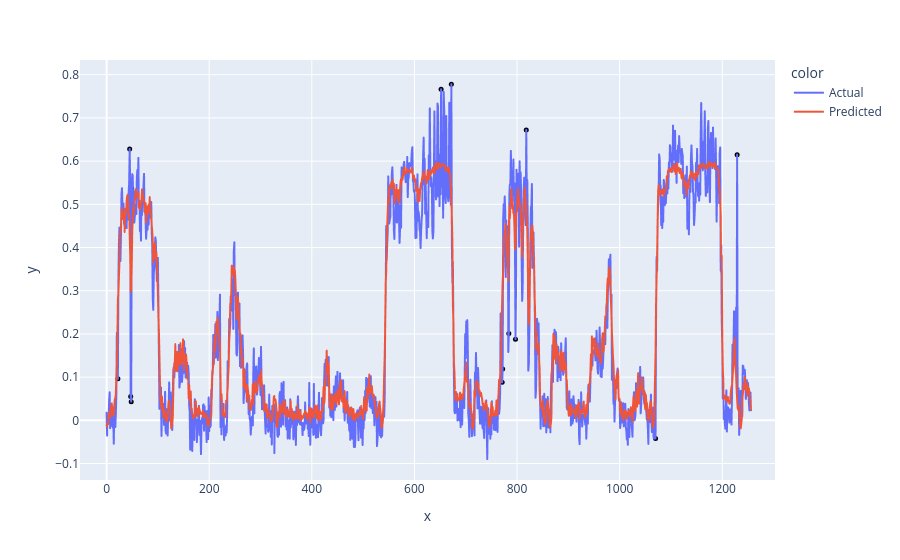

Write notebook code for a chart like this one.
### Code cell
noise = get_noise(X_test, 0.03)
predicted_load_test_noise = model.predict(X_test + noise)
display_prediction(X_test + noise, predicted_load_test_noise, 4,  mean, std, 2)

### Figure 1 — Plotly figure (JSON) as saved in the notebook; plotly's stock layout.template omitted (floating-point values rounded to 4 significant figures; data arrays with more than 128 entries replaced by an {"elided": "..."} marker saying what was removed)
{"data": [{"hovertemplate": "color=Actual<br>x=%{x}<br>y=%{y}<extra></extra>", "legendgroup": "Actual", "line": {"color": "#636efa", "dash": "solid"}, "marker": {"symbol": "circle"}, "mode": "lines", "name": "Actual", "showlegend": true, "type": "scattergl", "x": {"elided": "1257 int values"}, "xaxis": "x", "y": {"elided": "1257 float values"}, "yaxis": "y"}, {"hovertemplate": "color=Predicted<br>x=%{x}<br>y=%{y}<extra></extra>", "legendgroup": "Predicted", "line": {"color": "#EF553B", "dash": "solid"}, "marker": {"symbol": "circle"}, "mode": "lines", "name": "Predicted", "showlegend": true, "type": "scattergl", "x": {"elided": "1257 int values"}, "xaxis": "x", "y": {"elided": "1257 float values"}, "yaxis": "y"}, {"hovertemplate": "x=%{x}<br>y=%{y}<extra></extra>", "legendgroup": "", "marker": {"color": "black", "size": 5, "symbol": "circle"}, "mode": "markers", "name": "", "orientation": "v", "showlegend": false, "type": "scatter", "x": [22, 45, 47, 48, 49, 652, 672, 771, 772, 784, 797, 818, 1070, 1229], "xaxis": "x", "y": [0.09606, 0.6282, 0.05552, 0.04336, 0.5364, 0.7664, 0.7782, 0.08793, 0.1188, 0.2011, 0.188, 0.672, -0.04202, 0.615], "yaxis": "y"}], "layout": {"legend": {"title": {"text": "color"}, "tracegroupgap": 0}, "margin": {"t": 60}, "xaxis": {"anchor": "y", "domain": [0, 1], "title": {"text": "x"}}, "yaxis": {"anchor": "x", "domain": [0, 1], "title": {"text": "y"}}}}
